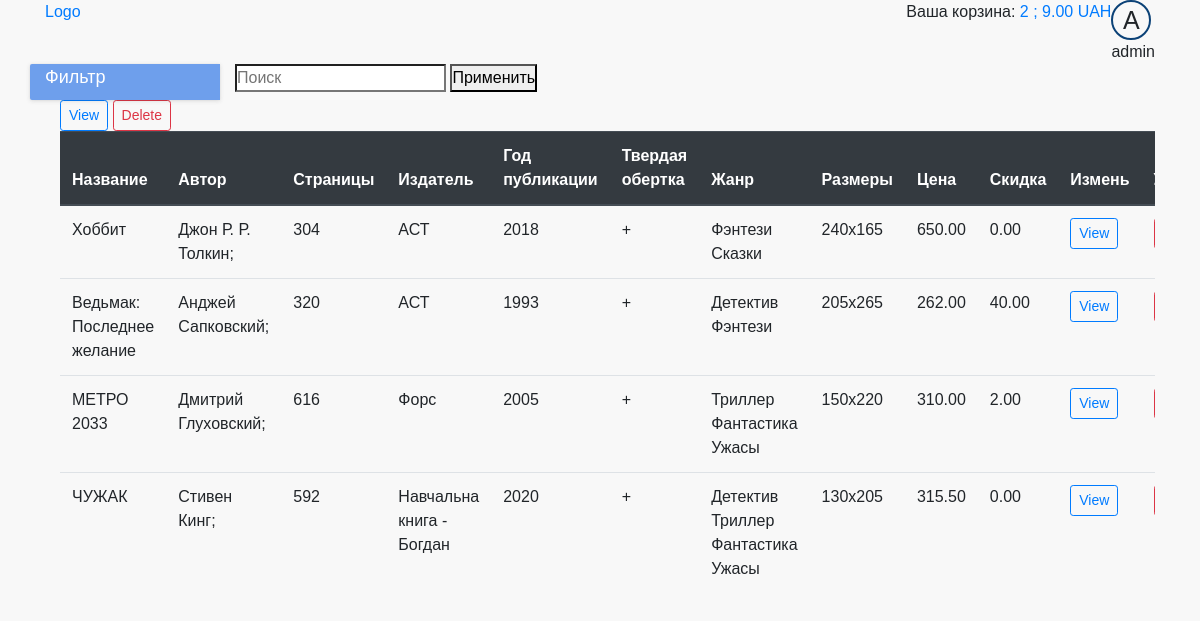
Page /store/manage/book/ (signed in) on the committed database.
### cart/models.py (models this page shows)
class Cart(models.Model):
    user = models.ForeignKey(User, on_delete=models.CASCADE, verbose_name='Пользователь', null=True)
    product = models.ForeignKey(Product, on_delete=models.CASCADE, verbose_name='Товар', null=True)
    quantity = models.IntegerField(verbose_name='Количество', help_text="Количество товара", blank=True, default=0,
                                   null=True)

### store/models.py (models this page shows, shortened)
class Product(models.Model):
    category = models.ForeignKey(Category, on_delete=models.SET_NULL, null=True)
    name = models.CharField(max_length=100, verbose_name='Название', help_text="Enter book name.", blank=True)
    publisher = models.ForeignKey(Publisher, on_delete=models.SET_NULL, null=True)
    price = models.DecimalField(max_digits=10, verbose_name='Цена', decimal_places=2, help_text="Enter price book",
                                validators=[MinValueValidator(1)],
                                blank=True)
    Discounts = models.DecimalField(max_digits=10, verbose_name='Скидка', decimal_places=2, help_text="Enter discounts",
                                    validators=[MinValueValidator(0)],
                                    blank=True)
    image = models.ImageField(upload_to='images/products/', verbose_name='Изображение', blank=True, null=True)
    slug = models.SlugField(max_length=100)
    class Meta:
        ordering = ['-id']
    def get_discount(self):
        category_discount = self.category.categorydiscount_set.get(category=self.category)
        if category_discount.active:
            if category_discount.discount > self.Discounts:
                return category_discount.discount
            else:
                return self.Discounts
        else:
            return self.Discounts
    def get_discounted_price(self):
        discount = self.get_discount()
        if discount > 0:
            price = self.price - (self.price * (discount / 100))
            return round(price, 2)
        if discount == 0:
            return self.price

class Category(models.Model):
    name = models.CharField(max_length=50, verbose_name='Категория товару', help_text="Enter product category.",
                            blank=True)
    slug = models.SlugField(max_length=100)

class CategoryDiscount(models.Model):
    category = models.ForeignKey(Category, on_delete=models.SET_NULL, null=True)
    discount = models.DecimalField(max_digits=10, verbose_name='Скидка', decimal_places=2, help_text="Enter discounts",
                                   validators=[MinValueValidator(0)],
                                   blank=True)
    active = models.BooleanField(default=False, verbose_name='активация скидки')

class Book(Product):
    author = models.ManyToManyField(BookAuthor, verbose_name='Автор')
    genre = models.ManyToManyField(BookGenre, verbose_name='Жанр')
    hard_cover = models.CharField(max_length=1, verbose_name='Твердая обложка', help_text="Enter hard cover book (+/-)",
                                  blank=True)
    pages = models.CharField(max_length=5, verbose_name='Количество страниц', help_text="Enter number of pages",
                             blank=True)
    pub_year = models.IntegerField(verbose_name='Год издания', help_text="Enter year of publication", blank=True,
                                   null=True)
    size = models.CharField(max_length=10, verbose_name='Размеры', help_text="Enter size book", blank=True)

class BookAuthor(models.Model):
    name = models.CharField(max_length=50, verbose_name='Имя', help_text="Enter author name.", blank=True)
    slug = models.SlugField(max_length=100)
    def __str__(self):
        return self.name + ';'

class Publisher(models.Model):
    name = models.CharField(max_length=50, verbose_name='Жанр', help_text="Enter publisher.", blank=True)
    slug = models.SlugField(max_length=100)
    def __str__(self):
        return self.name

class BookGenre(models.Model):
    name = models.CharField(max_length=50, verbose_name='Жанр', help_text="Enter book genre.", blank=True)
    slug = models.SlugField(max_length=100)
    def __str__(self):
        return self.name

### store/views.py (the view)
# urls.py: path('store/manage/book/', views.BooksManageView.as_view(), name='book_manage'),
class BooksManageView(PermissionRequiredMixin, generic.ListView):
    permission_required = PERMISSION_ON_SITE['moderator']
    model = Book
    template_name = 'store/book/book_manage.html'
    paginate_by = 10
    def get_context_data(self, **kwargs):
        context = super(BooksManageView, self).get_context_data(**kwargs)
        context['is_shown_by_default'] = True
        return context

### cart/cart.py (called while the page is built)
    def __len__(self):
        return self.cart.__len__()

    def get_total_price(self):
        return self.cart.get_total_price()

### cart/cart_in_model.py (called while the page is built)
    def __len__(self):
        quantity = Cart.objects.filter(user=self.user).aggregate(Sum('quantity'))
        return quantity['quantity__sum']

    def get_total_price(self):
        return sum((item.product.get_discounted_price() * item.quantity for item in
                    Cart.objects.filter(user=self.user)))

### cart/context_processors.py (called while the page is built)
def cart(request):
    return {'cart_info': CartManager(request)}

### store/templates/store/book/book_manage.html (shortened to what this page needs)
{% extends 'base_generic.html' %}
{% block content %}
  {% if book_list %}
    <div class="col-12" style="overflow-x: scroll">
      <a href="{% url 'store:book_create' %}">
        <button type="button" class="btn btn-outline-primary btn-sm">View</button>
      </a>
      <button type="button" class="btn btn-outline-danger btn-sm">Delete</button>
      <table class="table">
        <thead class="thead-dark">
        <tr>
          <th scope="col">Название</th>
          <th scope="col">Автор</th>
          <th scope="col">Страницы</th>
          <th scope="col">Издатель</th>
          <th scope="col">Год публикации</th>
          <th scope="col">Твердая обертка</th>
          <th scope="col">Жанр</th>
          <th scope="col">Размеры</th>
          <th scope="col">Цена</th>
          <th scope="col">Скидка</th>
          <th scope="col">Измень</th>
          <th scope="col">Удалить</th>
        </tr>
        </thead>
        <tbody>
        {% for product in book_list %}
          <tr>
            <td>{{ product.name }}</td>
            <td>
              {% for author in product.author.all %}
                {{ author }}
              {% endfor %}
            </td>
            <td>{{ product.pages }}</td>
            <td>{{ product.publisher }}</td>
            <td>{{ product.pub_year }}</td>
            <td>{{ product.hard_cover }}</td>
            <td>
              {% for genre in product.genre.all %}
                {{ genre }}
              {% endfor %}
            </td>
            <td>{{ product.size }}</td>
            <td>{{ product.price }}</td>
            <td>{{ product.Discounts }}</td>
            <td><a href="{% url 'store:book_update' product.slug %}">
              <button type="button" class="btn btn-outline-primary btn-sm">View</button>
            </a></td>
            <td></td>
          </tr>
        {% endfor %}
        </tbody>
      </table>
    </div>
  {% endif %}
{% endblock %}

### store/templates/base_generic.html (shortened to what this page needs)
<!DOCTYPE html>
<html lang="en">
<head>
  {% load static %}
  <link rel="stylesheet" href="https://stackpath.bootstrapcdn.com/bootstrap/4.3.1/css/bootstrap.min.css"
>
  <link rel="stylesheet" type="text/css" href="{% static 'store/style.css' %}"/>
</head>
<body>
<header>
  <div class="container">
    <div class="header-top-line">
      <div class="row">
        <div class="col-6"><a href="{% url 'store:index' %}">Logo</a></div>
        <div class="col-6 login-menu">
          <div class="cart">
            {% with total_items=cart_info|length %}
              {% if cart_info|length > 0 %}
                Ваша корзина:
                <a href="{% url "cart:cart_detail" %}">
                  <span id="cart_quantity">{{ total_items }} </span>;
                  <span class="cart_total_price"> {{ cart_info.get_total_price }} </span> UAH
                </a>
              {% else %}
                Ваша корзина пуста.
              {% endif %}
            {% endwith %}
          </div>
          {% if user.is_authenticated %}
            <div id="dropdown-menu" class="avatar">
              <div class="avatar__image">
                {{ user.get_username|first|upper }}
              </div>
              {{ user.get_username }}
            </div>
          {% else %}
            <div><a href="{% url 'login' %}?next={{ request.path }}">Войти</a></div>
            <div><a href="{% url 'profile:sign_up' %}?next={{ request.path }}">Регистрация</a></div>
          {% endif %}
        </div>
      </div>
    </div>
    <div class="header-bottom-line">
      <div class="row">
        <div class="col-12 col-md-3 col-xl-2 header-dropdown-menu">
          <span>Фильтр</span>
        </div>
        <div class="col-12 col-md-7 col-xl-10 search-line">
          <form action="{% url "store:search" %}" method="get" class="search-form">
            <label class="">
              <input id="search" class="search-form__input" type="search" name="q" placeholder="Поиск">
            </label>
            <button class="search-form__button" type="submit" value="apply">Применить</button>
          </form>
        </div>
      </div>
    </div>
  </div>
</header>
<div class="container">
  <div class="row">
    <div class="{% if is_shown_by_default %}col-12 {% else %} col-12 col-md-9 col-xl-10 center-wrapper {% endif %}">
      {% block content %}
      {% endblock %}
    </div>
  </div>
</div>
</body>
</html>

### static/store/style.css (style rules this page uses)
* { margin: 0; padding: 0; }
body { background-color: #f8f8f8 !important; font-family: 'Fira Sans', sans-serif; }
header { z-index: 2; position: relative; }
.avatar__image { width: 40px; height: 40px; border: 2px solid #0c4277; border-radius: 50%; overflow: hidden; text-align: center; font-size: 25px; }
.login-menu { display: flex; justify-content: flex-end; }
.header-dropdown-menu { background-color: #6e9fec; border-radius: 2px 0 0 2px; box-shadow: 0 0 2px 0 rgba(51, 51, 51, .05), 0 1px 4px 0 rgba(51, 51, 51, .15); font-size: 18px; color: #fff; }
#dropdown-menu { width: auto; }
.search-line { display: block; }

### rows in the picture
Book: name "Хоббит", pages "304", publisher "АСТ", pub_year "2018", hard_cover "+", size "240x165", price "650.00", Discounts "0.00"
BookAuthor: name "Джон Р. Р. Толкин;"
BookGenre: name "Фэнтези"
BookGenre: name "Сказки"
Book: name "Ведьмак: Последнее желание", pages "320", publisher "АСТ", pub_year "1993", hard_cover "+", size "205х265", price "262.00", Discounts "40.00"
BookAuthor: name "Анджей Сапковский;"
BookGenre: name "Детектив"
Book: name "МЕТРО 2033", pages "616", publisher "Форс", pub_year "2005", hard_cover "+", size "150х220", price "310.00", Discounts "2.00"
BookAuthor: name "Дмитрий Глуховский;"
BookGenre: name "Триллер"
BookGenre: name "Фантастика"
BookGenre: name "Ужасы"
Book: name "ЧУЖАК", pages "592", publisher "Навчальна книга - Богдан", pub_year "2020", hard_cover "+", size "130x205", price "315.50", Discounts "0.00"
BookAuthor: name "Стивен Кинг;"

### other values in the picture
{{ total_items }} "2"
{{ cart_info.get_total_price }} "9.00"
{{ user.get_username|first|upper }} "A"
{{ user.get_username }} "admin"
